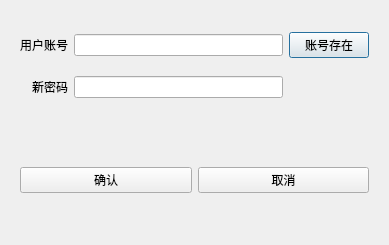
<?xml version="1.0" encoding="UTF-8"?>
<ui version="4.0">
 <class>DlgForgetPwd</class>
 <widget class="QDialog" name="DlgForgetPwd">
  <property name="geometry">
   <rect>
    <x>0</x>
    <y>0</y>
    <width>389</width>
    <height>245</height>
   </rect>
  </property>
  <property name="windowTitle">
   <string>忘记密码</string>
  </property>
  <layout class="QVBoxLayout" name="verticalLayout">
   <item>
    <widget class="QWidget" name="widget_2" native="true">
     <layout class="QGridLayout" name="gridLayout">
      <item row="0" column="0">
       <widget class="QLabel" name="label">
        <property name="text">
         <string>用户账号</string>
        </property>
        <property name="alignment">
         <set>Qt::AlignRight|Qt::AlignTrailing|Qt::AlignVCenter</set>
        </property>
       </widget>
      </item>
      <item row="0" column="1">
       <widget class="QLineEdit" name="leUserName">
        <property name="maximumSize">
         <size>
          <width>400</width>
          <height>16777215</height>
         </size>
        </property>
       </widget>
      </item>
      <item row="2" column="1">
       <widget class="QLineEdit" name="leNewPwd">
        <property name="minimumSize">
         <size>
          <width>0</width>
          <height>0</height>
         </size>
        </property>
        <property name="maximumSize">
         <size>
          <width>400</width>
          <height>16777215</height>
         </size>
        </property>
       </widget>
      </item>
      <item row="2" column="0">
       <widget class="QLabel" name="label_2">
        <property name="text">
         <string>新密码</string>
        </property>
        <property name="alignment">
         <set>Qt::AlignRight|Qt::AlignTrailing|Qt::AlignVCenter</set>
        </property>
       </widget>
      </item>
      <item row="0" column="2">
       <widget class="QPushButton" name="btnExitUserName">
        <property name="text">
         <string>账号存在</string>
        </property>
       </widget>
      </item>
     </layout>
    </widget>
   </item>
   <item>
    <widget class="QWidget" name="widget" native="true">
     <layout class="QHBoxLayout" name="horizontalLayout">
      <item>
       <widget class="QPushButton" name="btnSave">
        <property name="text">
         <string>确认</string>
        </property>
       </widget>
      </item>
      <item>
       <widget class="QPushButton" name="btnCancel">
        <property name="text">
         <string>取消</string>
        </property>
       </widget>
      </item>
     </layout>
    </widget>
   </item>
  </layout>
 </widget>
 <resources/>
 <connections/>
</ui>
